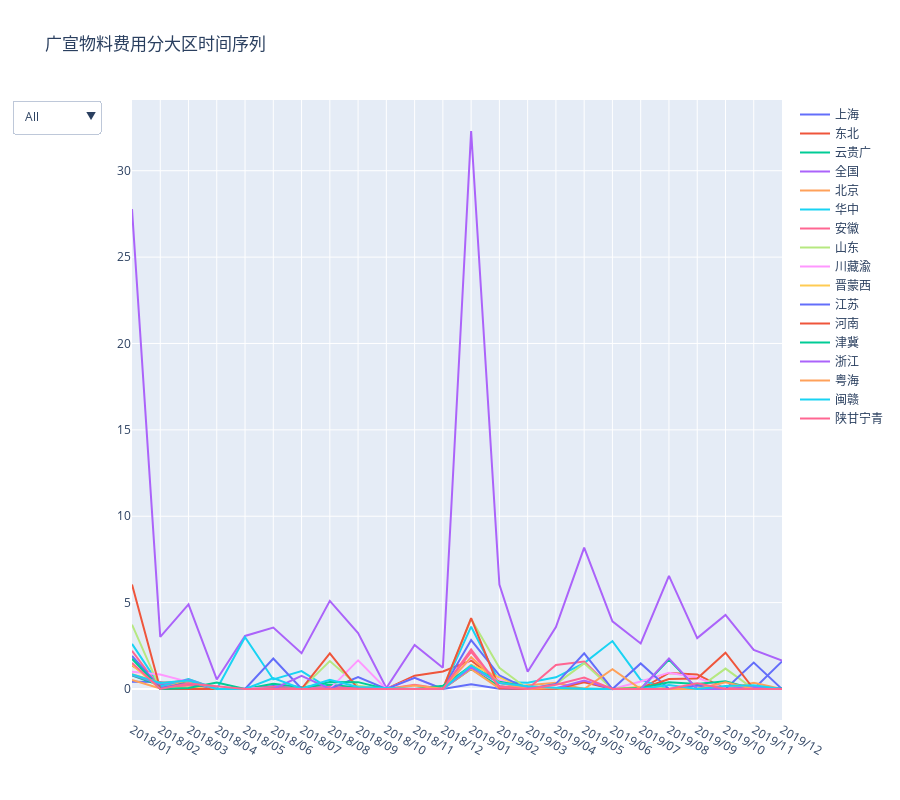
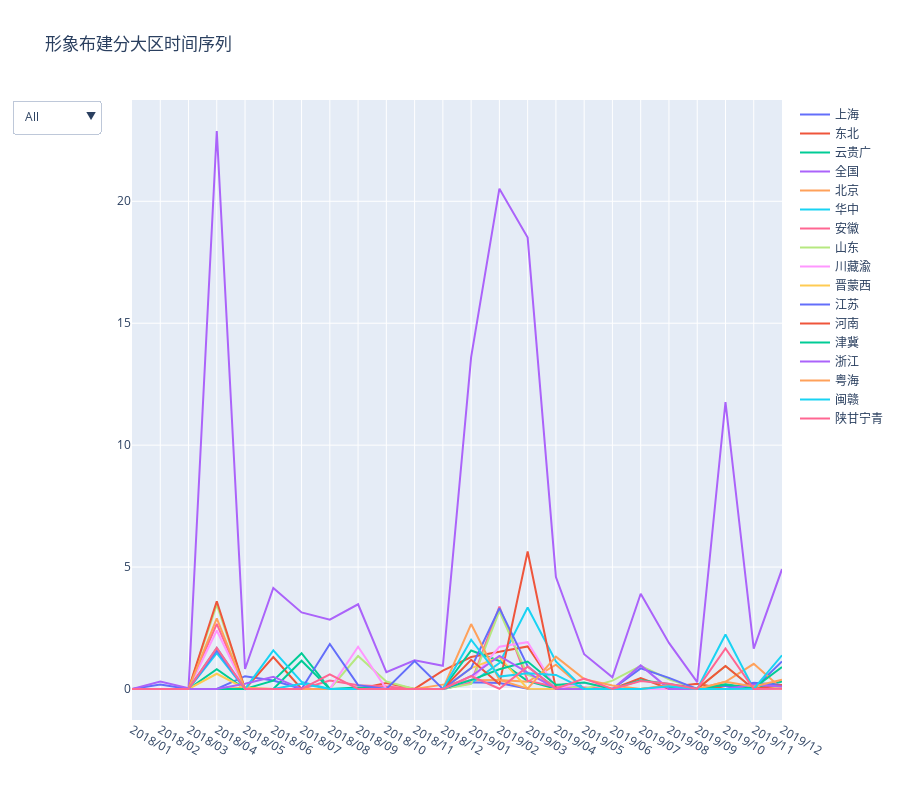
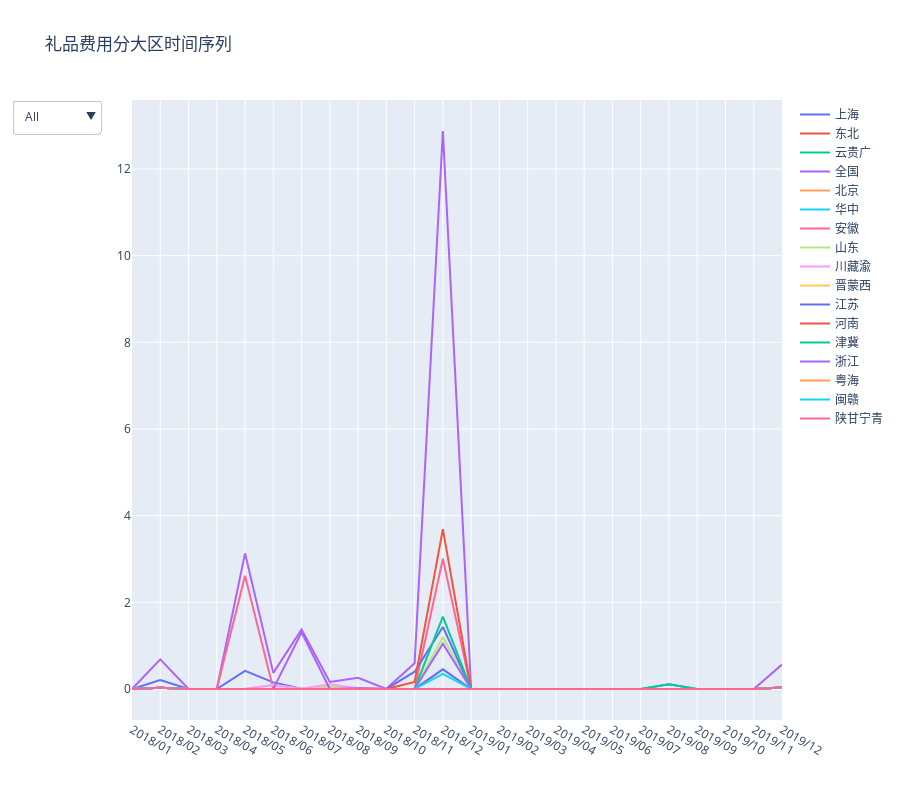
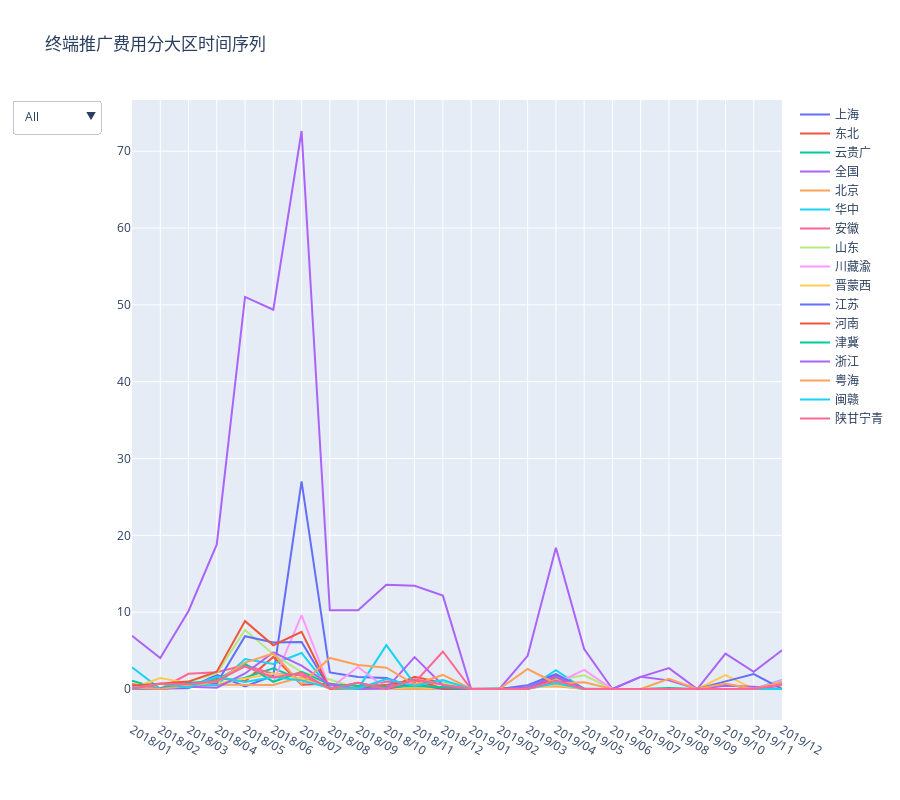

The notebook cell these images were saved under, in order:
### Code cell
for i in range(1,8):
    col_temp = data.columns[i]
    name_temp = data.columns[i]+'分大区时间序列'
    data_temp = data.iloc[:,[0,i]].pivot(columns='日期',values=col_temp).T
    multi_plot(data_temp, title=name_temp)
